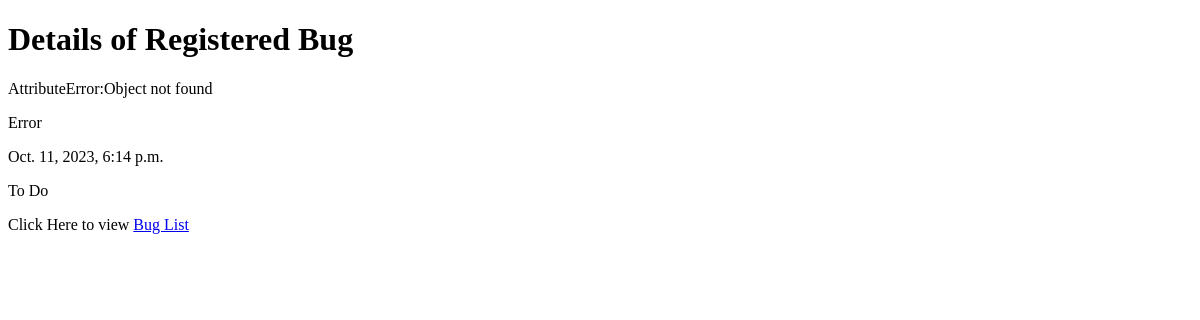
The page /bug/view_bug/3/ on the database as committed earlier.
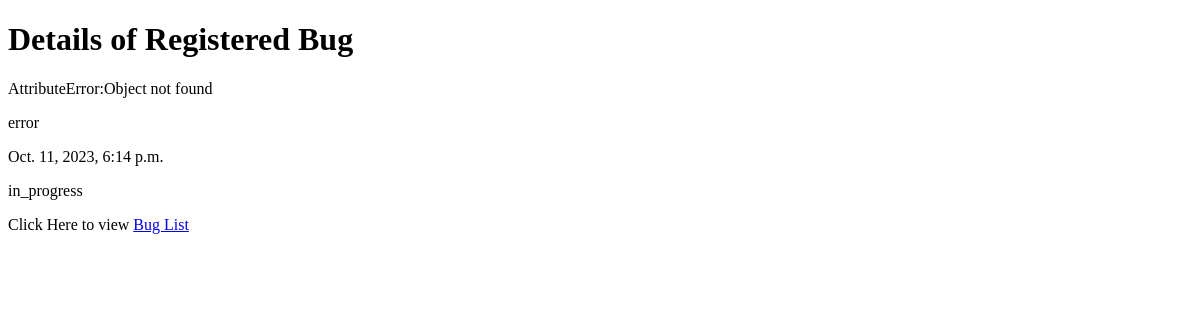
The same page on the database as committed later.
### bug/models.py (models this page shows, shortened)
class Bug(models.Model):
    BUG_TYPES = (
        ('error', 'Error'),
        ('new_feature', 'New Feature'),
    )
    STATUS = (
        ('todo', 'To Do'),
        ('in_progress', 'In Progress'),
        ('done', 'Done'),
    )
    description = models.TextField()
    bug_type = models.CharField(max_length=25, choices=BUG_TYPES)
    report_date = models.DateTimeField()
    status = models.CharField(max_length=25, choices=STATUS)

### bug/views.py (the view)
# urls.py: path('view_bug/<int:id>/', views.view_bug, name='view_bug'),
def view_bug(request,id):
    data = get_object_or_404(Bug,id=id)
    return render(request, "view_bug.html", {"data": data})

### bug/templates/view_bug.html
<!DOCTYPE html>
<html>
<body>
  <h1>Details of Registered Bug</h1>
  <p>{{data.description}}</p>
  <p>{{data.bug_type}}</p>
  <p>{{data.report_date}}</p>
  <p>{{data.status}}</p>
  <p>Click Here to view <a href="{% url 'list_bug' %}">Bug List</a></p>
</body>
</html>

Rows that differ between the two databases and show on the page:
changed Bug "AttributeError:Object not found": bug_type "Error" → "error"; status "To Do" → "in_progress"
